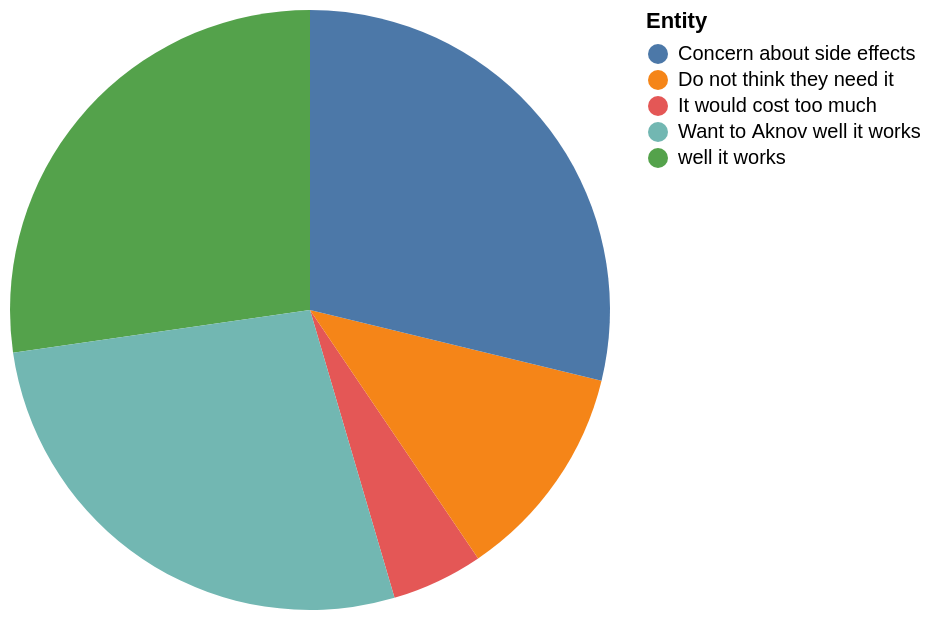

Vega-Lite specification stored for this chart:
### Vega-Lite specification from a JSON file in a GitHub repository (floating-point values rounded to 4 significant figures)
{"$schema": "https://vega.github.io/schema/vega-lite/v5.json", "description": "Pie chart auto-generated from CSV", "data": {"values": [{"Entity": "It would cost too much", "Major reason": "13", "Minor reason": "19", "NET": "32"}, {"Entity": "Do not think they need it", "Major reason": "31", "Minor reason": "24", "NET": "55"}, {"Entity": "well it works", "Major reason": "72", "Minor reason": "12", "NET": "85"}, {"Entity": "Want to Aknov well it works", "Major reason": "72", "Minor reason": "12", "NET": "85"}, {"Entity": "Concern about side effects", "Major reason": "76", "Minor reason": "14", "NET": "90"}]}, "mark": "arc", "encoding": {"theta": {"field": "Major reason", "type": "quantitative"}, "color": {"field": "Entity", "type": "nominal"}}}
